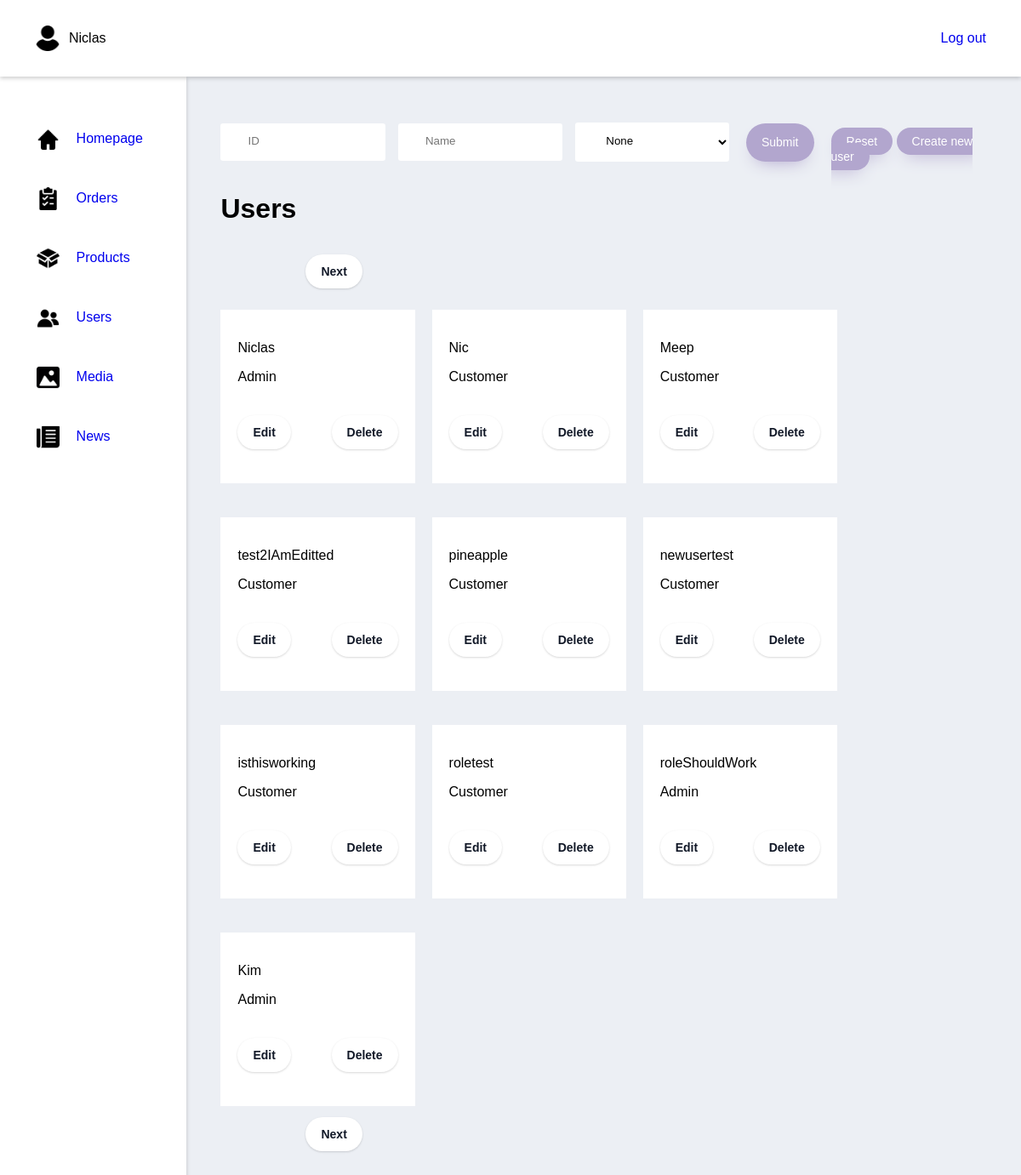
Page /adminUsers (signed in) on the earlier database version.
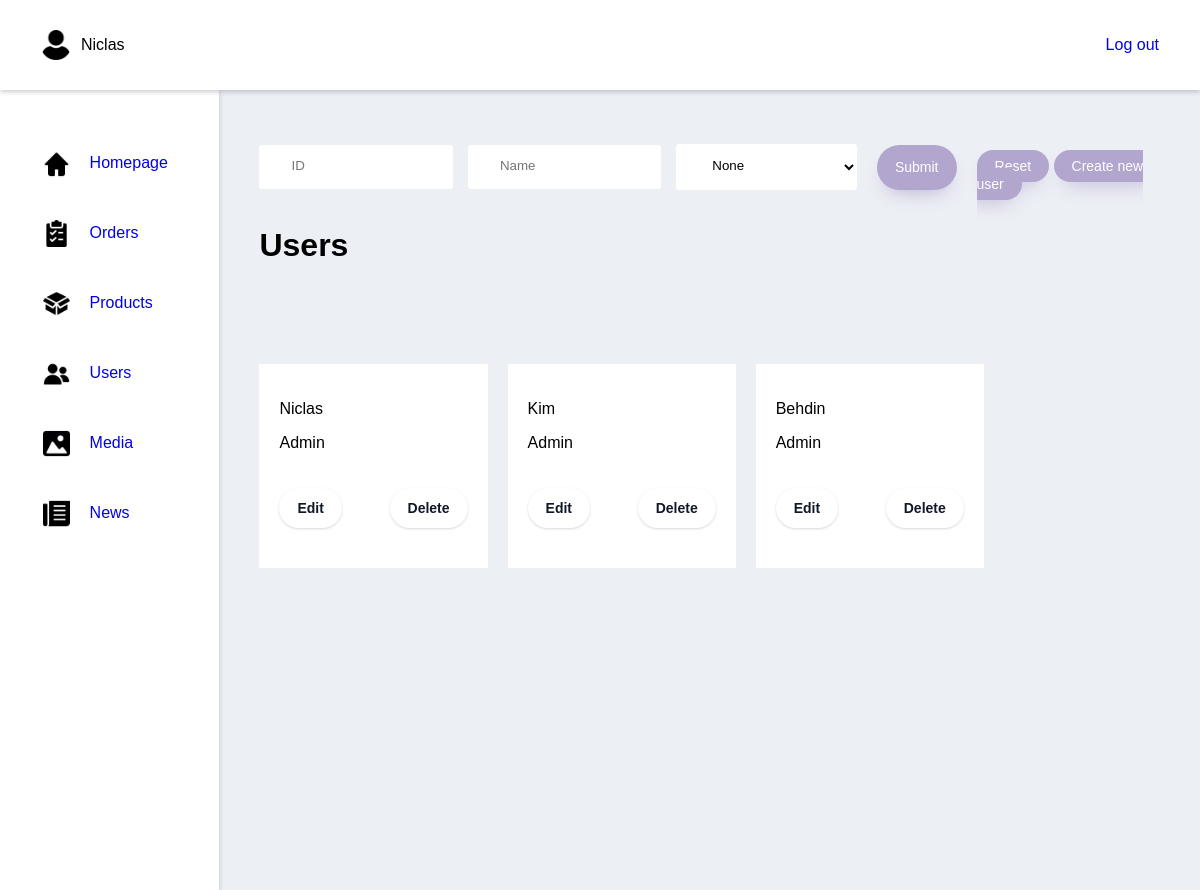
Same page on the later database version.
### tables this page shows
CREATE TABLE IF NOT EXISTS users (
    user_id int(11) NOT NULL AUTO_INCREMENT PRIMARY KEY,
    `name` varchar(20) NOT NULL,
    `password` varchar(100) NOT NULL,
    `role` int(11) NOT NULL DEFAULT '0'
);

### index.php (called while the page is built, shortened)
<?php
    include "public/Router.php";
    $request = $_SERVER["REQUEST_URI"];
    $router = new Router($request);
    $router->get('/', 'views/frontend/Home');
    $router->get('/profile', 'views/login/profile');
    $router->get('/editProfileFunction', 'controllers/editProfile');
    $router->get('/loginFunction', 'controllers/login');
    $router->get('/loginFailedFunction', 'controllers/loginFailed');
    $router->get('/signupFunction', 'controllers/signup');
    $router->get('/logoutFunction', 'controllers/logout');
    $router->get('/Product', 'views/frontend/Product');
    $router->get('/ProductType', 'views/frontend/productType');
    $router->get('/ProductSale', 'views/frontend/productSale');
    $router->get('/AboutUS', 'views/frontend/AboutUS');
    $router->get('/Contact', 'views/frontend/Contact');
    $router->get('/Checkout', 'views/frontend/Checkout');
    $router->get('/ProductShow', 'views/frontend/ProductShow');
    $router->get('/NewsShow', 'views/frontend/NewsShow');
    $router->get('/contactSubmit', 'controllers/contactForm');
    $router->get('/Breadcrumb', 'views/frontend/Breadcrumb');
    $router->get('/removeFromCart', 'controllers/removeFromCart');
    $router->get('/editQuantityInCart', 'controllers/editQuantityInCart');
    $router->get('/purchase', 'views/frontend/purchase');
    $router->get('/addToCart', 'controllers/addToCart');
    $router->get('/adminProducts', 'views/backend/products');
    $router->get('/adminUsers', 'views/backend/users');

### models/handlers/usersHandler.php (called while the page is built, shortened)
<?php
$rootPath = "";
require_once $rootPath . "public/dbconn.php";
require_once $rootPath . "models/sql/Users.php";
class UsersHandler extends Users{
    protected $db;
    public function __construct($db) {
        $this->db = $db;
    }
    public function getUsers($id, $role, $name) {
        if( (isset( $id ) && $id != "") && (isset( $role ) && $role != "") ){
            $getUsers = $this->db->prepare($this->getUsersByIdAndNameAndRoleQuery);
            $getUsers->bindParam(':id', $id);
            $getUsers->bindParam(':role', $role);
        }else
        if( !(isset( $id ) && $id != "") && (isset( $role ) && $role != "") ){
            $getUsers = $this->db->prepare($this->getUsersByNameAndRoleQuery);
            $getUsers->bindParam(':role', $role);
        }else
        if( (isset( $id ) && $id != "") && !(isset( $role ) && $role != "") ){
            $getUsers = $this->db->prepare($this->getUsersByIdAndNameQuery);
            $getUsers->bindParam(':id', $id);
        }else
        {
            $getUsers = $this->db->prepare($this->getUsersByNameQuery);
        }
        if ( isset( $name ) ){
            $name = "%" . $name . "%";
        } else {
            $name = "%";
        }
        $getUsers->bindParam(':name', $name);
        $getUsers->execute();
        $data = $getUsers->fetchAll();
        return $data;
    }
}
$UsersHandler = new UsersHandler($db);

### controllers/getUsersWithFilters.php (called while the page is built)
<?php
    $data = $UsersHandler->getUsers(
        isset($_POST['id']) ? $_POST['id'] : "",
        isset($_POST['role']) ? $_POST['role'] : "",
        isset($_POST['name']) ? $_POST['name'] : ""
    );

### views/backend/users.php (the view, shortened to what this page needs)
<?php
    $rootPath = "";
    require_once $rootPath . "public/dbconn.php";
    require_once $rootPath . "models/handlers/Usershandler.php";
    require_once $rootPath . "controllers/editUser.php";
    require_once $rootPath . "controllers/getUsersWithFilters.php";
    require_once $rootPath . "views/backend/partials/header.php";
    $id = null;
    $name = null;
    $page = 0;
?>
<div class="wrapper">
    <form class="Admin-handlers" method="POST" action="adminUsers">
        <div class="Admin-search-product">
            <input class="input" type="text" name="id" placeholder="ID"  value="<?php echo ($id != null) ? $id : ""; ?>">
            <input class="input" type="text" name="name" placeholder="Name"  value="<?php echo ($name != null) ? $name : ""; ?>">
            <select name="role">
                <option value="">None</option>
            </select>
            <input class="button submit" type="submit">
        </div>
        <div class="Reset_create_div">
            <a class="button" href="/adminUsers">Reset</a>
            <a class="button" href="/adminCreateUser">Create new user</a>
        </div>
    </form>
    <?php
        $pageNr = $page;
        $usersPrPage = 10;
        $pageMinIndex = $pageNr * $usersPrPage;
        $pageMaxIndex = $pageMinIndex + $usersPrPage;
    ?>
<div class="Admin-page-title">
    <h1>Users</h1>
</div>
<div class="wrapper-main-area">
    <?php
        if($page < (count($data) / $usersPrPage) - 1){
    ?>
    <form method="POST" action="adminUsers">
        <input class="Next-button button-pagination" type="submit" value="Next">
    </form>
    <?php
        }
    ?>
    <div class="products">
            <?php
                for($i = $pageMinIndex; $i < $pageMaxIndex && $i < count($data); $i++){
                    $indData = $data[$i];
            ?>
                <div class="product">
                    <div class="product-info">
                        <p><?php echo $indData['name'] ?></p>
                        <p><?php echo array('Customer', 'Admin')[$indData['role']] ?></p>
                    </div>
                        <div class="Edit-Delete-div">
                            <form method="POST" action="adminEditUser">
                                <input class="button-pagination" type="submit" value="Edit">
                            </form>
                            <form class="Edit-Delete-div" method="POST" action="adminUsers">
                                <input class="button-pagination" type="submit" value="Delete">
                            </form>
                        </div>
                </div>
            <?php
                }
            ?>
    </div>
    <?php
        echo "<br>";
    ?>
    <?php
        if($page < (count($data) / $usersPrPage) - 1){
    ?>
    <form method="POST" action="adminUsers">
        <input class="Next-button-lowest button-pagination" type="submit" value="Next">
    </form>
    <?php
        }
    ?>
</div>
</div>
<?php
    require $rootPath . "views/backend/partials/footer.php";
?>

### public/Router.php (shortened to what this page needs)
<?php
class Router{
    private $request;
    public function __construct($requestPara){
        $this->request = $requestPara;
    }
    public function get($route, $file){
        $uri = trim($this->request, "/");
        $uri = explode("/", $uri);
        if($uri[0] == trim($route, "/")){
            require_once $file . ".php";
        }
    }
}

### views/backend/partials/header.php (shortened to what this page needs)
<?php
    $rootPath = "";
?>
<!DOCTYPE html>
<html lang="en">
<head>
    <link rel="stylesheet" href="<?php echo $rootPath ?>views/backend/partials/css/style.css">
</head>
<body>
<div class="Top-nav">
    <div class="Login-info-div">
        <div class="Nav-admin-name">
            <div class="Nav-icon">
                <img src="assets/icons/user.png" alt="">
            </div>
            <?php
                if(isset($_SESSION['name'])){
            ?>
                <p>
                    <?php echo $_SESSION['name']; ?>
                </p>
        </div>
            <a class="Logout" href="/logoutFunction">Log out</a>
        <?php
            }
        ?>
    </div>
</div>
<div class="Admin-main-section">
    <aside>
        <nav>
            <ul>
                <li>
                    <div class="Nav-icon link-icon">
                        <img src="assets/icons/home.png" alt="">
                    </div>
                    <a href="/adminFrontpage">Homepage</a>
                </li>
                <li>
                    <div class="Nav-icon link-icon">
                        <img src="assets/icons/shopping-list.png" alt="">
                    </div>
                    <a href="/adminOrders">Orders</a>
                </li>
                <li>
                    <div class="Nav-icon link-icon">
                        <img src="assets/icons/box.png" alt="">
                    </div>
                    <a href="/adminProducts">Products</a>
                </li>
                <li>
                    <div class="Nav-icon link-icon">
                        <img src="assets/icons/group.png" alt="">
                    </div>
                    <a href="/adminUsers">Users</a>
                </li>
                <li>
                    <div class="Nav-icon link-icon">
                        <img src="assets/icons/insert-picture-icon.png" alt="">
                    </div>
                    <a href="/adminMedia">Media</a>
                </li>
                <li>
                    <div class="Nav-icon link-icon">
                        <img src="assets/icons/news.png" alt="">
                    </div>
                    <a href="/adminNews">News</a>
                </li>
            </ul>
        </nav>
    </aside>

### views/backend/partials/footer.php (shortened to what this page needs)
</div>
</body>
</html>

### views/backend/partials/css/style.css (style rules this page uses)
body { margin: 0; padding: 0; box-sizing: border-box; font-family: 'Questrial', sans-serif; background: #ECEFF4; }
.Admin-main-section { display: flex; }
.Top-nav { display: flex; background: #ffffff; box-shadow: 0 2px 5px 0px rgba(0,0,0,.2); z-index: 10; position: relative; padding: 0 3%; }
.Logout { display: flex; align-items: center; }
aside { width: 280px; background: #ffffff; min-height: 100vh; box-shadow: 0 2px 5px 0px rgba(0,0,0,.2); }
aside nav { width: 100%; display: flex; flex-direction: column; align-items: center; }
.Login-info-div { padding: 20px 5px; width: 100vw; }
.Login-info-div { display: flex; justify-content: space-between; }
ul { height: auto !important; margin-top: 48px; padding-left: 0 !important; margin-right: 9px; }
li { height: 40px; margin-bottom: 20px; list-style-type: none; display: flex; align-items: center; padding: 5px; }
a:link { text-decoration: none; }
.wrapper { margin: 37px 0 0 40px; width: 100%; }
.wrapper-main-area { position: relative; }
.Reset_create_div { margin: 20px 0; }
.Admin-page-title { margin-top: 30px; }
.Admin-page-title h1 { margin-bottom: 0 !important; }
.Admin-handlers { display: flex; justify-content: space-between; margin-right: 2.5%; margin-top: 10px; height: 60px; }
.Admin-handlers .input, select { margin: 0 auto; padding: .8rem 2rem; border-radius: 0.2rem; background-color: rgb(255, 255, 255); border: none; width: 90%; display: block; border-bottom: 0.3rem solid transparent; transition: all 0.3s; margin-right: 15px; }
.Admin-search-product { display: flex; align-items: center; }
.Admin-search-product input, select { margin: 0 20px 0 0; }
.Nav-admin-name { display: flex; }
.Nav-icon { width: 30px; height: auto; display: flex; align-items: center; margin-right: 10px; }
.Nav-icon img { width: 100%; height: auto; }
.link-icon { width: 27px; margin-right: 20px; }
.button { background: #B2A6CE; border-radius: 999px; height: 45px; box-shadow: #B2A6CE 0 10px 20px -10px; box-sizing: border-box; color: #ffffff; cursor: pointer; font-size: 14px; opacity: 1; outline: 0 solid transparent; padding: 8px 18px; user-select: none; -webkit-user-select: none; width: fit-content; word-break: break-word; border: 0; }
.button-pagination { background-color: #FFFFFF; border: 0; border-radius: 999px; box-sizing: border-box; color: #111827; font-size: .875rem; font-weight: 600; line-height: 24px; padding: 8px 18px; text-align: center; text-decoration: none #D1D5DB solid; box-shadow: 0 1px 3px 0 rgba(0, 0, 0, 0.1), 0 1px 2px 0 rgba(0, 0, 0, 0.06); cursor: pointer; user-select: none; }
.submit { margin-left: 30px; }
.products, .choose-image { display: flex; flex-wrap: wrap; margin: 80px 0; }
.product, .image { width: 20%; background: #ffffff; padding: 20px; margin: 20px 20px 20px 0; position: relative; height: auto; display: flex; flex-direction: column; justify-content: space-between; }
.Edit-Delete-div { display: flex; justify-content: space-between; padding: 10px 0; align-items: center; }
.Prev-button, .Next-button { position: absolute; top: -45px; }
.Next-button, .Next-button-lowest { margin-left: 100px; }
.Prev-button-lowest, .Next-button-lowest { position: absolute; bottom: 65px; }

Differences in the rows shown:
removed users: name "Nic", role "Customer"
removed users: name "Meep", role "Customer"
removed users: name "test2IAmEditted", role "Customer"
removed users: name "pineapple", role "Customer"
removed users: name "newusertest", role "Customer"
removed users: name "isthisworking", role "Customer"
removed users: name "roletest", role "Customer"
removed users: name "roleShouldWork", role "Admin"
now on this page (row unchanged): users: name "Behdin", role "Admin"
Other differences:
form field value: "Next" → (not shown)
